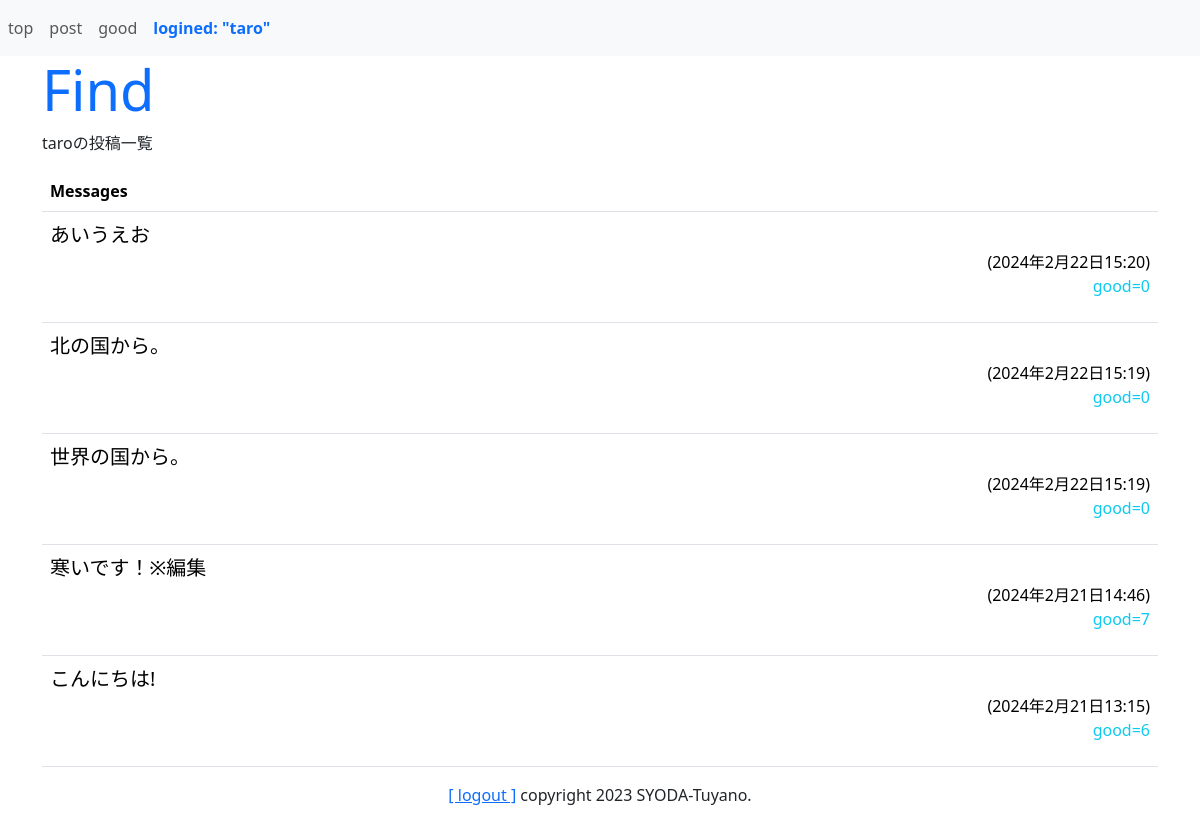
The page /sns/find/2 (signed in) on the database its author committed.
### sns/models.py (models this page shows, shortened)
class Message(models.Model):
    owner = models.ForeignKey(User, on_delete = models.CASCADE,\
        related_name = "message_owner")
    content = models.TextField(max_length = 1000)
    good_count = models.IntegerField(default = 0)
    pub_date = models.DateTimeField(auto_now_add = True)
    class Meta:
        ordering = ("-pub_date",)

### sns/views.py (the view)
# urls.py: path("find", views.find, name = "find"),
@login_required(login_url = "/admin/login/")
def find(request, find_id):
    find_msg = Message.objects.get(id = find_id) # index.htmlのitem.id⇒find_idレコード1つ取り出し
    find_user = find_msg.owner # 取り出したレコードのowner名を取得
    find_post = Message.objects.filter(owner = find_user).all # ownerの投稿を絞り込み検索。
    params = {
        "login_user":request.user, # layout.htmlで指定
        "message":f"{find_msg.owner}の投稿一覧",
        "contents":find_post,
    }
    return render(request, "sns/find.html", params)

### sns/templates/sns/find.html (shortened to what this page needs)
{% extends 'sns/layout.html' %}
{% block header %}
<h1 class="display-4 text-primary">Find</h1>
<p>{{message|safe}}</p>
{% endblock %}
{% block content %}
<table class="table mt-3">
    <tr><th>Messages</th></tr>
{% for item in contents %}
    <tr><td>
    <p class="fs-5 my-0">
        {{item.content}}</p>
    <p class="text-end my-0"> ({{item.pub_date}})</p>
    <p class="text-end my-0 text-info">
        good={{item.good_count}}
    </p>
</td></tr>
{% endfor %}
</table>
{% endblock %}

### sns/templates/sns/layout.html (shortened to what this page needs)
{% load static %}
<!DOCTYPE html>
<html lang="ja">
<head>
    <link href="https://cdn.jsdelivr.net/npm/bootstrap/dist/css/bootstrap.css"
        rel="stylesheet">
</head>
<body>
<nav class="navbar fixed-top navbar-expand navbar-light bg-light">
<ul style="width:100%" class="navbar-nav mr-auto">
    <li class="nav-item">
        <a class="nav-link" href="{% url 'index' %}">top</a>
    </li>
    <li class="nav-item">
        <a class="nav-link" href="{% url 'post' %}">post</a>
    </li>
    <li class="nav-item">
        <a class="nav-link" href="{% url 'goods' %}">good</a>
    </li>
    <li class="nav-item nav-link fw-bold text-primary">
        logined: "{{login_user}}"</li>
</ul>
</nav>
<div class="container">
    <div>
        {% block header %}
        {% endblock %}
    </div>
    <div class="content">
        {% block content %}
        {% endblock %}
    </div>
    <div class="my-3 text-center">
        <span class="font-weight-bold">
            <a href="/admin/logout?next=/sns/">
                [ logout ]</a></span>
        <span class="float-right">copyright 2023
            SYODA-Tuyano.</span>
    </div>
</div>
</body>
</html>

### sns/templates/sns/layout.html (style rules this page uses)
.navbar { position: relative; z-index: 1; }
.container { position: relative; z-index: 2; }

### rows shown on the page
Message: content "あいうえお", pub_date "2024年2月22日15:20", good_count "0"
Message: content "北の国から。", pub_date "2024年2月22日15:19", good_count "0"
Message: content "世界の国から。", pub_date "2024年2月22日15:19", good_count "0"
Message: content "寒いです！※編集", pub_date "2024年2月21日14:46", good_count "7"
Message: content "こんにちは!", pub_date "2024年2月21日13:15", good_count "6"

### other values the page prints
{{ login_user }} "taro"
{{ message|safe }} "taroの投稿一覧"
